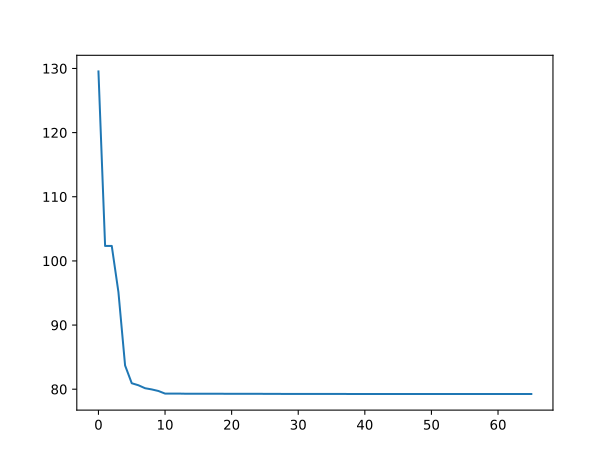

Generate this figure with Python:
import numpy as np
import pandas as pd
from sko.operators.crossover import crossover_2point
import matplotlib.pyplot as plt
from PSGA import PSO

from TD3.scale_min import environment_min as environment

if __name__ == '__main__':
    # init
    ub = [1] * (environment.services * environment.nodes + len(environment.start_service) + 1)
    lb = [0] * (environment.services * environment.nodes + len(environment.start_service) + 1)
    precision = [1] * (environment.services * environment.nodes) + [1e-7] * (len(environment.start_service) + 1)
    n_particles = int(1000 * np.log(len(lb)))
    n_particles = n_particles + n_particles % 2
    max_iter = int(20 * np.log(len(lb)))

    # define GA
    pso = PSO(func=environment.heuristic_algorithm_fitness_function,
              n_dim=len(lb),
              pop=n_particles,
              max_iter=max_iter,
              lb=lb,
              ub=ub,
              w=0.8, c1=0.5, c2=0.5,
              precision=200,
              )

    pso.run()
    print('best_x is \n', pso.gbest_x, '\nbest_y is\n', pso.gbest_y)
    print("best result:", environment.heuristic_algorithm_fitness_function(pso.gbest_x))
    plt.plot(pso.gbest_y_hist)
    plt.savefig("PSO_min.svg")
    plt.show()
